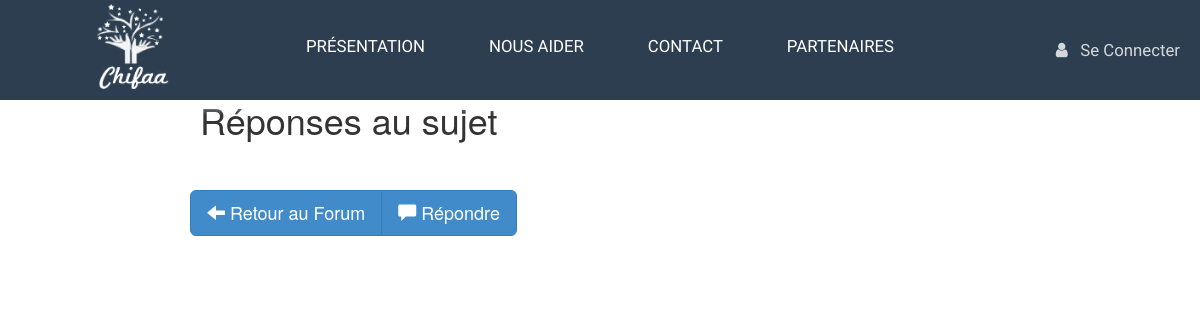
Page /final_projet_int/lire_sujet.php?id_sujet_a_lire=20 on the earlier database version.
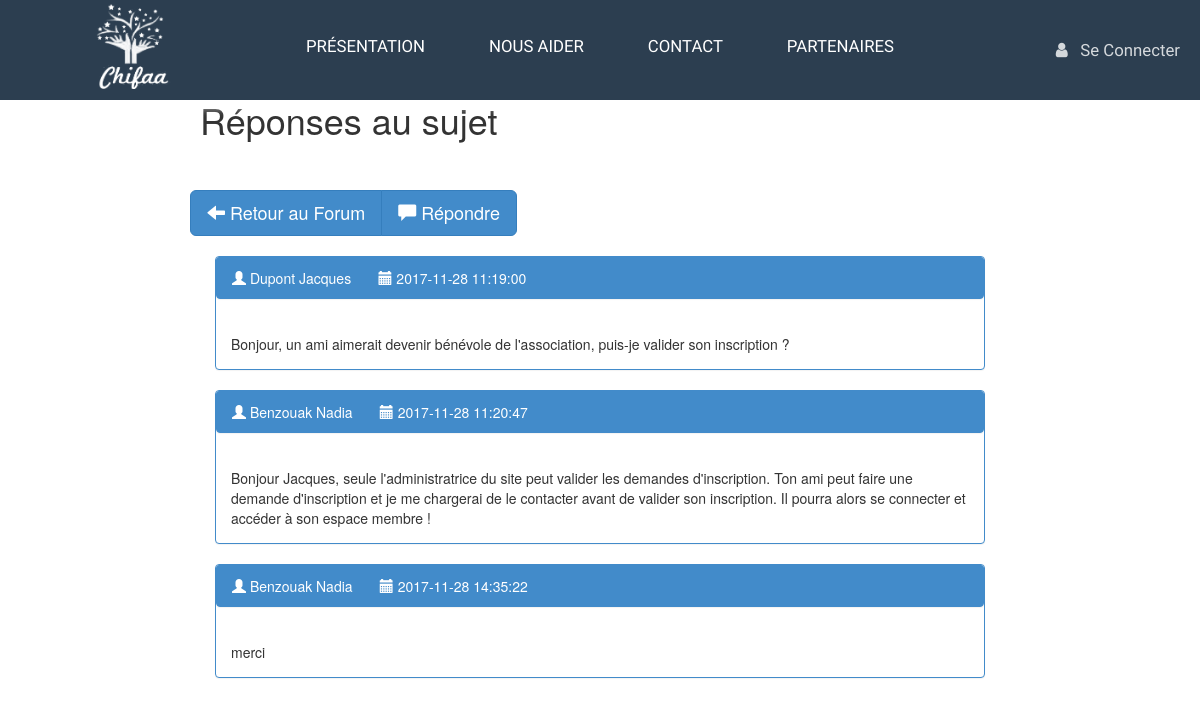
Same page on the later database version.
### tables this page shows
CREATE TABLE `forum_reponses` (
  `id` int(6) NOT NULL,
  `auteur` varchar(30) NOT NULL,
  `message` text NOT NULL,
  `date_reponse` datetime NOT NULL DEFAULT '0000-00-00 00:00:00',
  `correspondance_sujet` int(6) NOT NULL
);

### final_projet_int/lire_sujet.php (the view, shortened to what this page needs)
<html>
	<head>
			<link href="templates/css/bootstrap.min.css" rel="stylesheet" type="text/css" media="all" />
	                <link href="templates/fonts" rel="stylesheet"  media="all" />
	</head>
<body>
		 <div class="navigation">
            <?php include 'templates/includes/$navigation.php' ?>
         </div>
<?php
if (!isset($_GET['id_sujet_a_lire'])) {
	echo 'Sujet non défini.';
}
else {
?>
	  <div class="row col-md-8 col-md-offset-2 custyle">
	   	<div class="row">
            <h1> Réponses au sujet </h1>
        </div>
      </div>
      <div class="row">
         <div class="col-md-2 "></div>
          	<div class="btn-group btn-group-lg col-md-offset-2">
 				 <a href="FAQ.php" type="button" class="btn btn-primary" ><span class="glyphicon glyphicon-arrow-left"></span>   Retour au Forum</a>
 				 <a  href="./insert_reponse.php?numero_du_sujet=<?php echo $_GET['id_sujet_a_lire']; ?>" type="button" class="btn btn-primary"> <span class="glyphicon glyphicon-comment"></span>   Répondre</a>
			</div>
        </div>
	<?php
              include 'connect_db.php' ;
                try
              {
                 $base = new PDO('mysql:host='.$servername.';dbname='.$dbname.';charset=utf8', $username, $password);
           	 }
              catch (Exception $e)
                {
                 die('Erreur : ' . $e->getMessage());
                }
		$sql = $base-> query ('SELECT auteur, message , date_reponse FROM forum_reponses WHERE correspondance_sujet="'.$_GET['id_sujet_a_lire'].'" ORDER BY date_reponse ASC');
	while ($data = $sql->fetch()) { ?>
		<div class="row col-md-8 col-md-offset-2 custyle ">
			<div class =" panel panel-primary">
				 <div class="panel panel-primary panel-heading"><span class="glyphicon glyphicon-user"></span> <?php echo htmlentities(trim($data['auteur']))?>
						&nbsp;&nbsp;&nbsp;&nbsp;&nbsp; <span class="glyphicon glyphicon-calendar"></span>  <?php echo htmlentities(trim($data['date_reponse'])); ?>
				 </div>
 	 			<div class="panel-body">
 	 				<?php echo nl2br(htmlentities(trim($data['message']))); ?>
 	 			</div>
			</div>
		</div>
	<?php
		}
		?>
	<br /><br />
	<?php } ?>
<br /><br />
</body>
</html>

Differences in the rows shown:
added forum_reponses: auteur "Dupont Jacques", date_reponse "2017-11-28 11:19:00", message "Bonjour, un ami aimerait devenir bénévole de l'association, puis-je valider son inscription ?"
added forum_reponses: auteur "Benzouak Nadia", date_reponse "2017-11-28 11:20:47", message "Bonjour Jacques, seule l'administratrice du site peut valider les demandes d'inscription. Ton ami peut faire une demande d'inscription et je me chargerai de le contacter avant de valider son inscription. Il pourra alors se connecter et accéder à son espace membre !"
added forum_reponses: auteur "Benzouak Nadia", date_reponse "2017-11-28 14:35:22", message "merci"
